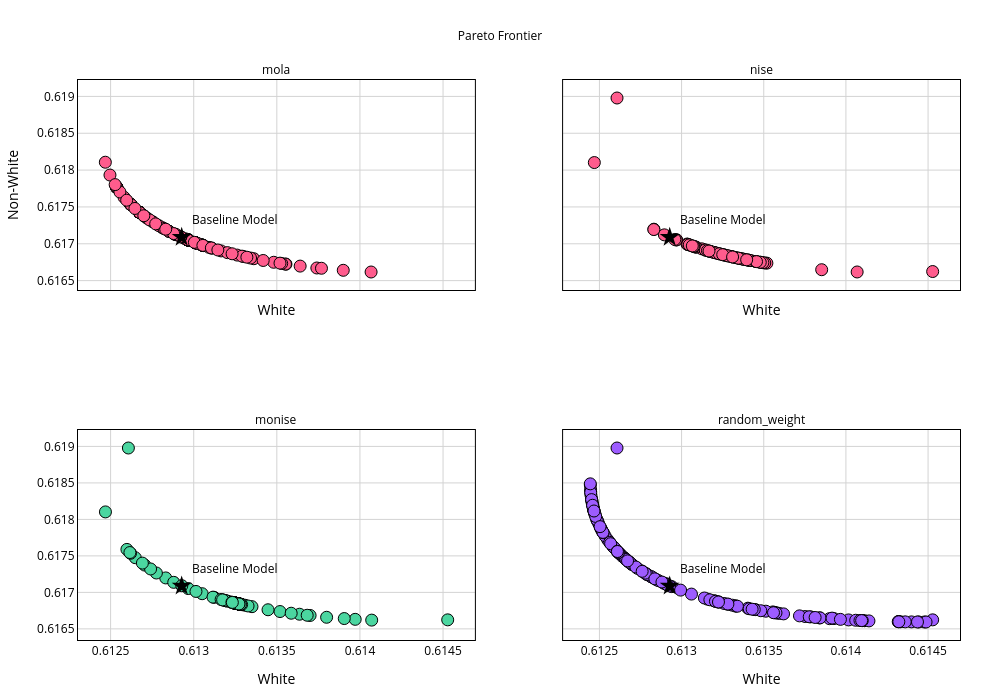

The notebook cell this image was saved under:
### Code cell
pareto_dict = {
        method: res["objectives"]
        for method, res in results.items()
        if ("objectives" in res) and (method != 'mola_grad')
    }

hypervolumes_dict = {
        method: res["hypervolume"]
        for method, res in results.items()
        if "hypervolume" in res and (method != 'mola_grad')
    }

#colors_pareto = ['#FF5C8D', '#FF5C8D', '#FF5C8D']
#colors_hv = ['#FF5C8D', '#FF5C8D', '#4BD6A0', '#9D5CFF']
#olors_hv = ['#e66101', '#fdb863', '#b2abd2', '#5e3c99']
#colors_hv = ['#ca0020', '#f4a582', '#92c5de', '#0571b0']
colors = ['#d7191c', '#fdae61', '#abd9e9', '#fee090','#2c7bb6']

#['#d73027', '#fc8d59', '#4575b4', '#fee090', '#91bfdb', '#e0f3f8']

title = ""
axes_label = ["White", "Non-White"]

plot_pareto(methods=pareto_dict,
            labels=axes_label, 
            title=title,
            point=equal.objs,
            color=colors,
            fontsize=23,
            figsize=(10,7),
            save_path='images/2_objs_methods.pdf'
            )

plot_pareto_plotly(methods=pareto_dict,
            labels=axes_label, 
            # title=title,
            point=equal.objs,
            color=colors_hv,
            fontsize=12,
            figsize=(10,7),
            save_path='images/2_objs_methods_plotly.pdf'
            )
plot_multiple_hypervolumes(methods_hv=hypervolumes_dict, save_path="images/2_objs_hypervolume.pdf", colors=colors)

### Figure 1 — Plotly figure (JSON) as saved in the notebook; plotly's stock layout.template omitted (floating-point values rounded to 4 significant figures; data arrays with more than 128 entries replaced by an {"elided": "..."} marker saying what was removed)
{"data": [{"marker": {"color": "#FF5C8D", "line": {"color": "black", "width": 1}, "size": 12}, "mode": "markers", "type": "scatter", "x": {"elided": "142 float values"}, "xaxis": "x", "y": {"elided": "142 float values"}, "yaxis": "y"}, {"marker": {"color": "black", "size": 15, "symbol": "star"}, "mode": "markers+text", "name": "Baseline Model", "text": ["Baseline Model"], "textposition": "top right", "type": "scatter", "x": [0.6129], "xaxis": "x", "y": [0.6171], "yaxis": "y"}, {"marker": {"color": "#FF5C8D", "line": {"color": "black", "width": 1}, "size": 12}, "mode": "markers", "type": "scatter", "x": [0.6126, 0.6145, 0.6128, 0.6135, 0.6125, 0.6131, 0.6141, 0.613, 0.6133, 0.6134, 0.613, 0.6129, 0.6132, 0.6131, 0.6134, 0.6133, 0.6135, 0.6139, 0.6135, 0.6131, 0.6131, 0.6131, 0.613, 0.6131, 0.6128, 0.6132, 0.6134, 0.6133, 0.6132, 0.6133, 0.6131, 0.6135, 0.6134, 0.6133, 0.6133, 0.6132, 0.6135, 0.6134, 0.6132, 0.6132, 0.6132, 0.6132, 0.6133, 0.6134, 0.6132, 0.6133, 0.613, 0.613, 0.613, 0.613, 0.6135, 0.6134, 0.6133, 0.6132, 0.6134, 0.6133, 0.6134, 0.6133, 0.6132, 0.6131, 0.6131, 0.6134, 0.6133, 0.6133, 0.6135, 0.6135, 0.6135, 0.6134], "xaxis": "x2", "y": [0.619, 0.6166, 0.6172, 0.6167, 0.6181, 0.6169, 0.6166, 0.6171, 0.6168, 0.6168, 0.617, 0.6171, 0.6169, 0.617, 0.6168, 0.6169, 0.6167, 0.6166, 0.6168, 0.6169, 0.617, 0.617, 0.6171, 0.6169, 0.6172, 0.6169, 0.6168, 0.6168, 0.6169, 0.6168, 0.617, 0.6168, 0.6168, 0.6168, 0.6168, 0.6169, 0.6167, 0.6168, 0.6169, 0.6169, 0.6169, 0.6169, 0.6168, 0.6168, 0.6169, 0.6168, 0.617, 0.617, 0.617, 0.6171, 0.6167, 0.6168, 0.6168, 0.6169, 0.6168, 0.6168, 0.6168, 0.6169, 0.6169, 0.617, 0.617, 0.6168, 0.6168, 0.6168, 0.6168, 0.6167, 0.6168, 0.6168], "yaxis": "y2"}, {"marker": {"color": "black", "size": 15, "symbol": "star"}, "mode": "markers+text", "name": "Baseline Model", "text": ["Baseline Model"], "textposition": "top right", "type": "scatter", "x": [0.6129], "xaxis": "x2", "y": [0.6171], "yaxis": "y2"}, {"marker": {"color": "#4BD6A0", "line": {"color": "black", "width": 1}, "size": 12}, "mode": "markers", "type": "scatter", "x": {"elided": "150 float values"}, "xaxis": "x3", "y": {"elided": "150 float values"}, "yaxis": "y3"}, {"marker": {"color": "black", "size": 15, "symbol": "star"}, "mode": "markers+text", "name": "Baseline Model", "text": ["Baseline Model"], "textposition": "top right", "type": "scatter", "x": [0.6129], "xaxis": "x3", "y": [0.6171], "yaxis": "y3"}, {"marker": {"color": "#9D5CFF", "line": {"color": "black", "width": 1}, "size": 12}, "mode": "markers", "type": "scatter", "x": {"elided": "150 float values"}, "xaxis": "x4", "y": {"elided": "150 float values"}, "yaxis": "y4"}, {"marker": {"color": "black", "size": 15, "symbol": "star"}, "mode": "markers+text", "name": "Baseline Model", "text": ["Baseline Model"], "textposition": "top right", "type": "scatter", "x": [0.6129], "xaxis": "x4", "y": [0.6171], "yaxis": "y4"}], "layout": {"annotations": [{"font": {"color": "black", "size": 12}, "showarrow": false, "text": "mola", "x": 0.225, "xanchor": "center", "xref": "paper", "y": 1, "yanchor": "bottom", "yref": "paper"}, {"font": {"color": "black", "size": 12}, "showarrow": false, "text": "nise", "x": 0.775, "xanchor": "center", "xref": "paper", "y": 1, "yanchor": "bottom", "yref": "paper"}, {"font": {"color": "black", "size": 12}, "showarrow": false, "text": "monise", "x": 0.225, "xanchor": "center", "xref": "paper", "y": 0.375, "yanchor": "bottom", "yref": "paper"}, {"font": {"color": "black", "size": 12}, "showarrow": false, "text": "random_weight", "x": 0.775, "xanchor": "center", "xref": "paper", "y": 0.375, "yanchor": "bottom", "yref": "paper"}], "font": {"color": "black", "size": 12}, "height": 700, "margin": {"b": 60, "l": 60, "r": 40, "t": 80}, "paper_bgcolor": "white", "plot_bgcolor": "white", "showlegend": false, "title": {"font": {"size": 12}, "text": "Pareto Frontier", "x": 0.5, "xanchor": "center"}, "width": 1000, "xaxis": {"anchor": "y", "domain": [0, 0.45], "gridcolor": "lightgray", "gridwidth": 1, "linecolor": "black", "linewidth": 1, "matches": "x3", "mirror": true, "showgrid": true, "showline": true, "showticklabels": false, "title": {"text": "White"}, "zeroline": false}, "xaxis2": {"anchor": "y2", "domain": [0.55, 1], "gridcolor": "lightgray", "gridwidth": 1, "linecolor": "black", "linewidth": 1, "matches": "x4", "mirror": true, "showgrid": true, "showline": true, "showticklabels": false, "title": {"text": "White"}, "zeroline": false}, "xaxis3": {"anchor": "y3", "domain": [0, 0.45], "gridcolor": "lightgray", "gridwidth": 1, "linecolor": "black", "linewidth": 1, "mirror": true, "showgrid": true, "showline": true, "title": {"text": "White"}, "zeroline": false}, "xaxis4": {"anchor": "y4", "domain": [0.55, 1], "gridcolor": "lightgray", "gridwidth": 1, "linecolor": "black", "linewidth": 1, "mirror": true, "showgrid": true, "showline": true, "title": {"text": "White"}, "zeroline": false}, "yaxis": {"anchor": "x", "domain": [0.625, 1], "gridcolor": "lightgray", "gridwidth": 1, "linecolor": "black", "linewidth": 1, "mirror": true, "showgrid": true, "showline": true, "title": {"text": "Non-White"}, "zeroline": false}, "yaxis2": {"anchor": "x2", "domain": [0.625, 1], "gridcolor": "lightgray", "gridwidth": 1, "linecolor": "black", "linewidth": 1, "matches": "y", "mirror": true, "showgrid": true, "showline": true, "showticklabels": false, "zeroline": false}, "yaxis3": {"anchor": "x3", "domain": [0, 0.375], "gridcolor": "lightgray", "gridwidth": 1, "linecolor": "black", "linewidth": 1, "mirror": true, "showgrid": true, "showline": true, "zeroline": false}, "yaxis4": {"anchor": "x4", "domain": [0, 0.375], "gridcolor": "lightgray", "gridwidth": 1, "linecolor": "black", "linewidth": 1, "matches": "y3", "mirror": true, "showgrid": true, "showline": true, "showticklabels": false, "zeroline": false}}}
